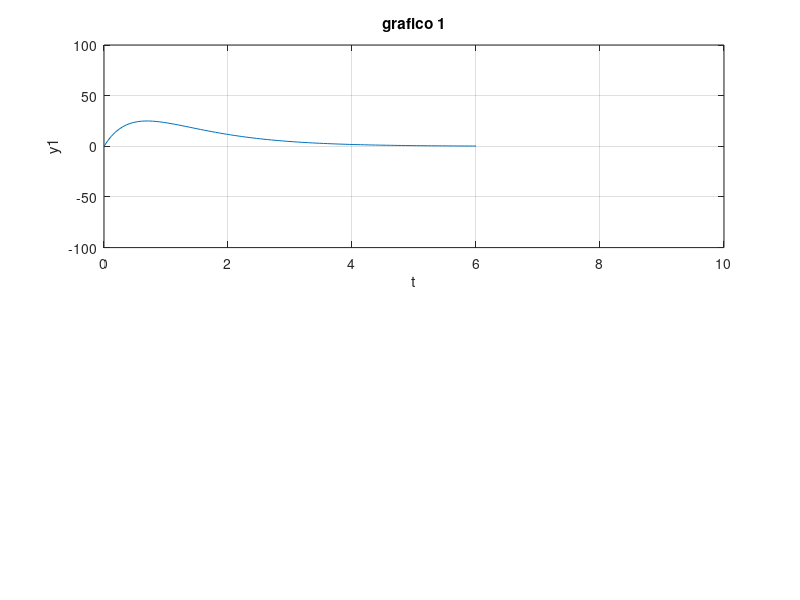

Write MATLAB code to recreate this figure.
clc
clear all

%A = [0 1;-3 -4];  %q1
A = [0 1;-2 -3];  %q3   impulso
%A = [-0.71 1; -14.28 0];  %generico subamortecido

B = [0; 1];

C = [1 0];
D = 0;

x0 = [0.8; 0.5];

[H,s] = ss2tf(A,B,C,D)

sys = ss(A,B,C,D);

%[y,t,x] = initial(sys,x0);  %q1 
[y,t,x] = impulse(sys);  %q3

%Plot 
subplot(2,1,1)
plot(t,100*y)
title('grafico 1')
xlabel('t')
ylabel('y1')
grid
axis([0 10 -100 100])

